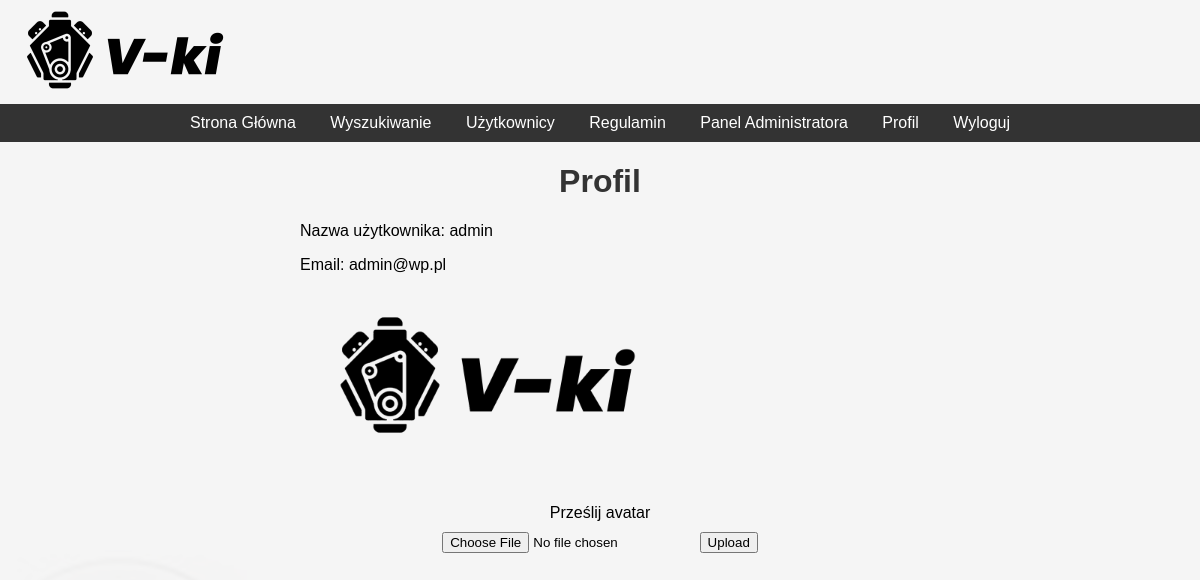
The app's page /profile.php (signed in) with its own data.
### tables this page shows
CREATE TABLE `users` (
  `id` int(11) NOT NULL,
  `username` varchar(50) NOT NULL,
  `password` varchar(255) NOT NULL,
  `email` varchar(100) NOT NULL,
  `role` enum('user','admin') DEFAULT 'user',
  `banned` tinyint(1) DEFAULT 0,
  `created_at` timestamp NOT NULL DEFAULT current_timestamp(),
  `avatar` varchar(255) DEFAULT NULL
);

### db.php (called while the page is built, shortened)
<?php
function isAdmin() {
    return isset($_SESSION['role']) && $_SESSION['role'] === 'admin';
}
?>

### profile.php (the view, shortened to what this page needs)
<?php
include 'db.php';
$stmt = $conn->prepare("SELECT * FROM users WHERE id = ?");
$stmt->execute([$_SESSION['user_id']]);
$user = $stmt->fetch();
?>
<!DOCTYPE html>
<html lang="en">
<head>
    <link rel="stylesheet" href="style.css">
</head>
<body>
    <img src="logo.png" class="logo" alt="logo">
    <nav>
        <a href="index.php">Strona Główna</a>
        <a href="search.php">Wyszukiwanie</a>
        <a href="users.php">Użytkownicy</a>
        <a href="rules.php">Regulamin</a>
        <?php if (isset($_SESSION['username'])): ?>
            <?php if (isAdmin()): ?>
                <a href="admin_panel.php">Panel Administratora</a>
            <?php endif; ?>
            <a href="profile.php">Profil</a>
            <a href="logout.php">Wyloguj</a>
        <?php else: ?>
            <a href="register.php">Rejestracja</a>
            <a href="login.php">Logowanie</a>
        <?php endif; ?>
    </nav>
    <h1>Profil</h1>
    <div class="content">
        <p>Nazwa użytkownika: <?= htmlspecialchars($user['username']) ?></p>
        <p>Email: <?= htmlspecialchars($user['email']) ?></p>
        <?php if (!empty($user['avatar'])): ?>
            <img class="avatar" src="uploads/<?= htmlspecialchars($user['avatar']) ?>" alt="Avatar" style="width:auto;height:150px;">
        <?php else: ?>
            <p>Nie przesłano avataru.</p>
        <?php endif; ?>
        <form action="upload_avatar.php" method="post" enctype="multipart/form-data">
            <label for="avatar">Prześlij avatar</label>
            <input type="file" name="avatar" id="avatar">
            <input type="submit" value="Upload">
        </form>
    </div>
</body>
</html>

### style.css (style rules this page uses)
body { font-family: Arial, sans-serif; margin: 0; padding: 0; background-image: url("background.webp") }
nav { background-color: #333; color: white; padding: 10px; text-align: center; }
nav a { color: white; margin: 0 15px; text-decoration: none; }
.logo { height: 100px; width: 250px; }
.avatar { border-radius: 50%; margin-top: 10px; }
h1 { text-align: center; color: #333; }
form { margin: 20px auto; text-align: center; padding: 20px; border-radius: 5px; }
form label { display: block; margin: 10px 0; }
.content { margin: 20px auto; width: 50%; text-align: left; }

### records on screen
users: username "admin", email "admin@wp.pl", avatar (picture)
